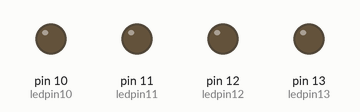
The sketch below on a simulated Arduino Uno, built with avr-gcc and run on an emulated ATmega328P. Parts: output pins drawn as LEDs (lit = HIGH).

Above: at 0.5 s.
At 2.5 s:
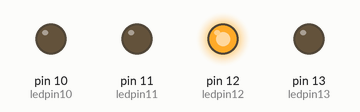
At 4.5 s:
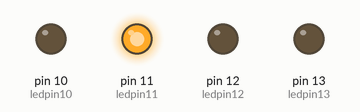
At 9.5 s:
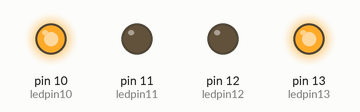
At 14.5 s:
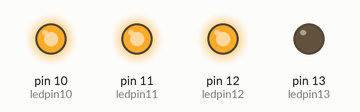
At 19.5 s:
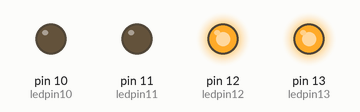
Timing chart, 0 to 20.8 s (numbered marks = the images above):
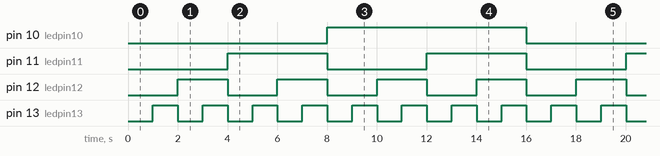

Measured:
- by itself, pin 10 (ledpin10): alternates HIGH for 8.0 s and LOW for 8.0 s
- by itself, pin 11 (ledpin11): alternates HIGH for 4.0 s and LOW for 4.0 s
- by itself, pin 12 (ledpin12): alternates HIGH for 2.0 s and LOW for 2.0 s
- by itself, pin 13 (ledpin13): alternates HIGH for 1.0 s and LOW for 1.0 s

The sketch:

contador_binario_hexadecimal.ino
```cpp
const int ledpin13 =  13, ledpin12 = 12, ledpin11 = 11, ledpin10 = 10;

int ledState13 = LOW, ledState12 = LOW, ledState11 = LOW, ledState10 = LOW, i=0,q=0,w=0;
long previousMillis = 0;
unsigned long currentMillis;


long interval = 1000;

void setup() {

  pinMode(ledpin13, OUTPUT);
  pinMode(ledpin12, OUTPUT);
  pinMode(ledpin11, OUTPUT);
  pinMode(ledpin10, OUTPUT);
}

void loop()
{

  currentMillis = millis();

  if(currentMillis - previousMillis > interval) {

    previousMillis = currentMillis;

   i++;
    if (ledState13 == LOW)
  {
   ledState13 = HIGH;
  }
      else
      {
      ledState13 = LOW;
      }
  if (i==2)
  {
   i=0;
   q++;
   if (ledState12 == LOW)
  {
   ledState12 = HIGH;
  }
      else
      {
      ledState12 = LOW;
      }
  }
 if (q==2)
  {
   q=0;
   w++;
   if (ledState11 == LOW)
  {
   ledState11 = HIGH;
  }
      else
      {
      ledState11 = LOW;
      }
  }
  if (w==2)
  {
   w=0;
   if (ledState10 == LOW)
  {
   ledState10 = HIGH;
  }
      else
      {
      ledState10 = LOW;
      }
  }

    digitalWrite(ledpin13, ledState13);
    digitalWrite(ledpin12, ledState12);
    digitalWrite(ledpin11, ledState11);
    digitalWrite(ledpin10, ledState10);
  }
}
```
